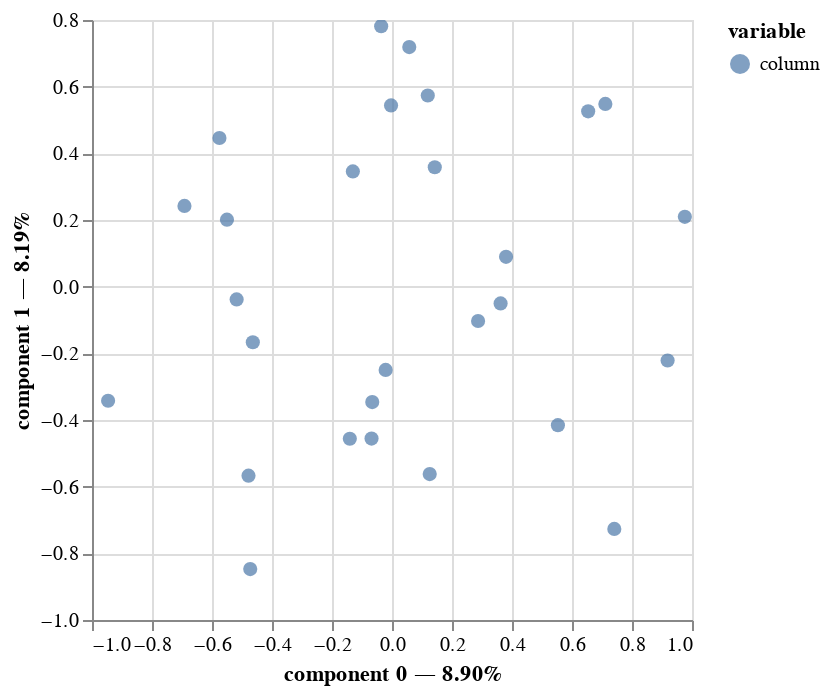

The notebook cell this image was saved under:
### Code cell
mca.plot(
    df_categorical_mca,
    x_component=0,
    y_component=1,
    show_column_markers=True,
    show_row_markers=False,
    show_column_labels=False,
    show_row_labels=False,
)

### Figure 1 — Vega-Lite specification as saved in the notebook (floating-point values rounded to 4 significant figures)
{"config": {"view": {"continuousWidth": 300, "continuousHeight": 300}}, "layer": [{"mark": {"type": "circle", "size": 50}, "encoding": {"color": {"field": "variable", "type": "nominal"}, "tooltip": [{"field": "variable", "type": "nominal"}, {"field": "value", "type": "nominal"}, {"field": "component 0", "type": "quantitative"}, {"field": "component 1", "type": "quantitative"}], "x": {"axis": {"title": "component 0 — 8.90%"}, "field": "component 0", "scale": {"zero": false}, "type": "quantitative"}, "y": {"axis": {"title": "component 1 — 8.19%"}, "field": "component 1", "scale": {"zero": false}, "type": "quantitative"}}, "name": "view_2"}], "data": {"name": "data-7738b75c8693e1f37113c7615f8822f6"}, "params": [{"name": "param_2", "select": {"type": "interval", "encodings": ["x", "y"]}, "bind": "scales", "views": ["view_2"]}], "$schema": "https://vega.github.io/schema/vega-lite/v5.16.3.json", "datasets": {"data-7738b75c8693e1f37113c7615f8822f6": [{"component 0": 0.7112, "component 1": 0.5484, "component 2": 0.1048, "component 3": -0.2632, "component 4": -0.4145, "component 5": -0.3309, "component 6": 0.4913, "component 7": 0.4397, "variable": "column", "value": "product_type__cosmetics", "label": "product_type__cosmetics"}, {"component 0": -0.6918, "component 1": 0.2422, "component 2": 0.2235, "component 3": 0.3969, "component 4": 0.09312, "component 5": 0.3743, "component 6": -0.5198, "component 7": 0.2502, "variable": "column", "value": "product_type__haircare", "label": "product_type__haircare"}, {"component 0": 0.1258, "component 1": -0.5623, "component 2": -0.2581, "component 3": -0.1663, "component 4": 0.1903, "component 5": -0.1031, "component 6": 0.1225, "component 7": -0.4985, "variable": "column", "value": "product_type__skincare", "label": "product_type__skincare"}, {"component 0": 0.741, "component 1": -0.7267, "component 2": 0.1941, "component 3": -0.5859, "component 4": -0.5578, "component 5": 0.006106, "component 6": 0.2254, "component 7": 0.3154, "variable": "column", "value": "customer_demographics__Female", "label": "customer_demographics__Female"}, {"component 0": -0.5501, "component 1": 0.2011, "component 2": 0.7781, "component 3": 0.6466, "component 4": -0.09555, "component 5": 0.09124, "component 6": 0.3881, "component 7": 0.1055, "variable": "column", "value": "customer_demographics__Male", "label": "customer_demographics__Male"}, {"component 0": -0.4639, "component 1": -0.1666, "component 2": -0.3856, "component 3": -0.5256, "component 4": 0.06149, "component 5": -0.8439, "component 6": -0.2491, "component 7": -0.226, "variable": "column", "value": "customer_demographics__Non-binary", "label": "customer_demographics__Non-binary"}, {"component 0": 0.1193, "component 1": 0.5734, "component 2": -0.3975, "component 3": 0.4245, "component 4": 0.469, "component 5": 0.5594, "component 6": -0.2599, "component 7": -0.1582, "variable": "column", "value": "customer_demographics__Unknown", "label": "customer_demographics__Unknown"}, {"component 0": -0.06819, "component 1": -0.4558, "component 2": 0.6072, "component 3": -0.03076, "component 4": 0.5883, "component 5": 0.5095, "component 6": 0.6383, "component 7": 0.0873, "variable": "column", "value": "shipping_carriers__Carrier A", "label": "shipping_carriers__Carrier A"}, {"component 0": -0.5752, "component 1": 0.4461, "component 2": -0.2471, "component 3": -0.1408, "component 4": -0.4606, "component 5": 0.01135, "component 6": -0.1671, "component 7": -0.001484, "variable": "column", "value": "shipping_carriers__Carrier B", "label": "shipping_carriers__Carrier B"}, {"component 0": 0.9187, "component 1": -0.2214, "component 2": -0.2199, "component 3": 0.2384, "component 4": 0.1149, "component 5": -0.5087, "component 6": -0.3685, "component 7": -0.08209, "variable": "column", "value": "shipping_carriers__Carrier C", "label": "shipping_carriers__Carrier C"}, {"component 0": -0.9463, "component 1": -0.3421, "component 2": 0.5713, "component 3": -0.3087, "component 4": -0.3834, "component 5": -0.6154, "component 6": -0.5104, "component 7": 0.9508, "variable": "column", "value": "location__Bangalore", "label": "location__Bangalore"}, {"component 0": 0.3801, "component 1": 0.08941, "component 2": -0.3157, "component 3": 0.05276, "component 4": 0.6176, "component 5": 0.877, "component 6": -0.5475, "component 7": 0.3094, "variable": "column", "value": "location__Chennai", "label": "location__Chennai"}, {"component 0": 0.6539, "component 1": 0.5259, "component 2": 0.5056, "component 3": -0.894, "component 4": -0.7603, "component 5": 0.8124, "component 6": 0.5405, "component 7": -0.3665, "variable": "column", "value": "location__Delhi", "label": "location__Delhi"}, {"component 0": -0.1406, "component 1": -0.4561, "component 2": 0.1283, "component 3": 0.04151, "component 4": 0.4994, "component 5": -0.3391, "component 6": -0.0616, "component 7": -0.9931, "variable": "column", "value": "location__Kolkata", "label": "location__Kolkata"}, {"component 0": 0.1426, "component 1": 0.3584, "component 2": -0.6709, "component 3": 0.7669, "component 4": -0.2968, "component 5": -0.4623, "component 6": 0.6168, "component 7": 0.3193, "variable": "column", "value": "location__Mumbai", "label": "location__Mumbai"}, {"component 0": 0.553, "component 1": -0.4156, "component 2": 0.3393, "component 3": -0.251, "component 4": -0.05922, "component 5": 0.4184, "component 6": -0.44, "component 7": 0.2069, "variable": "column", "value": "inspection_results__Fail", "label": "inspection_results__Fail"}, {"component 0": 0.05758, "component 1": 0.7188, "component 2": -0.5861, "component 3": -0.5298, "component 4": 0.5334, "component 5": -0.4878, "component 6": -0.4211, "component 7": 0.08836, "variable": "column", "value": "inspection_results__Pass", "label": "inspection_results__Pass"}, {"component 0": -0.5179, "component 1": -0.03832, "component 2": 0.03088, "component 3": 0.5176, "component 4": -0.2472, "component 5": -0.09376, "component 6": 0.6226, "component 7": -0.2312, "variable": "column", "value": "inspection_results__Pending", "label": "inspection_results__Pending"}, {"component 0": -0.06583, "component 1": -0.3462, "component 2": -0.8207, "component 3": 0.1055, "component 4": -0.6928, "component 5": 0.2854, "component 6": -0.193, "component 7": -0.538, "variable": "column", "value": "transportation_modes__Air", "label": "transportation_modes__Air"}, {"component 0": -0.03609, "component 1": 0.7815, "component 2": 0.6913, "component 3": -0.2809, "component 4": -0.241, "component 5": 0.2474, "component 6": -0.1207, "component 7": -0.4836, "variable": "column", "value": "transportation_modes__Rail", "label": "transportation_modes__Rail"}, {"component 0": -0.4783, "component 1": -0.5669, "component 2": 0.005414, "component 3": -0.3659, "component 4": 0.5841, "component 5": -0.09592, "component 6": 0.1224, "component 7": 0.6978, "variable": "column", "value": "transportation_modes__Road", "label": "transportation_modes__Road"}, {"component 0": 0.9761, "component 1": 0.2095, "component 2": 0.1073, "component 3": 0.9254, "component 4": 0.46, "component 5": -0.6804, "component 6": 0.285, "component 7": 0.4289, "variable": "column", "value": "transportation_modes__Sea", "label": "transportation_modes__Sea"}, {"component 0": -0.02123, "component 1": -0.2497, "component 2": 0.5566, "component 3": 0.168, "component 4": -0.3089, "component 5": -0.3014, "component 6": -0.3917, "component 7": -0.2399, "variable": "column", "value": "routes__Route A", "label": "routes__Route A"}, {"component 0": -0.1304, "component 1": 0.3458, "component 2": -0.1717, "component 3": -0.4576, "component 4": 0.6775, "component 5": 0.07899, "component 6": 0.5223, "component 7": -0.01359, "variable": "column", "value": "routes__Route B", "label": "routes__Route B"}, {"component 0": 0.287, "component 1": -0.1029, "component 2": -0.8791, "component 3": 0.4852, "component 4": -0.5892, "component 5": 0.5018, "component 6": -0.1241, "component 7": 0.5408, "variable": "column", "value": "routes__Route C", "label": "routes__Route C"}, {"component 0": 0.362, "component 1": -0.05015, "component 2": 0.5685, "component 3": 0.6449, "component 4": 0.1219, "component 5": -0.0924, "component 6": -0.2608, "component 7": -0.09314, "variable": "column", "value": "shipping_times_category__Economy", "label": "shipping_times_category__Economy"}, {"component 0": -0.4726, "component 1": -0.8473, "component 2": -0.6938, "component 3": -0.05852, "component 4": -0.1535, "component 5": 0.4587, "component 6": 0.2833, "component 7": 0.1007, "variable": "column", "value": "shipping_times_category__Express", "label": "shipping_times_category__Express"}, {"component 0": -0.00314, "component 1": 0.5437, "component 2": -0.03368, "component 3": -0.4719, "component 4": -0.004398, "component 5": -0.2005, "component 6": 0.03626, "component 7": 0.01322, "variable": "column", "value": "shipping_times_category__Standard", "label": "shipping_times_category__Standard"}]}}
